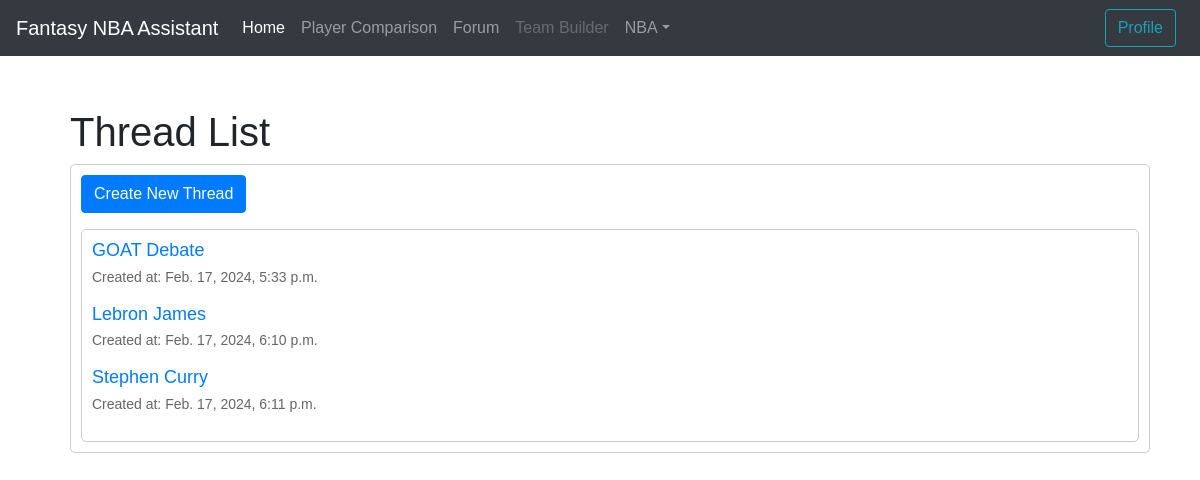
/forum, run on an earlier commit of the app's database.
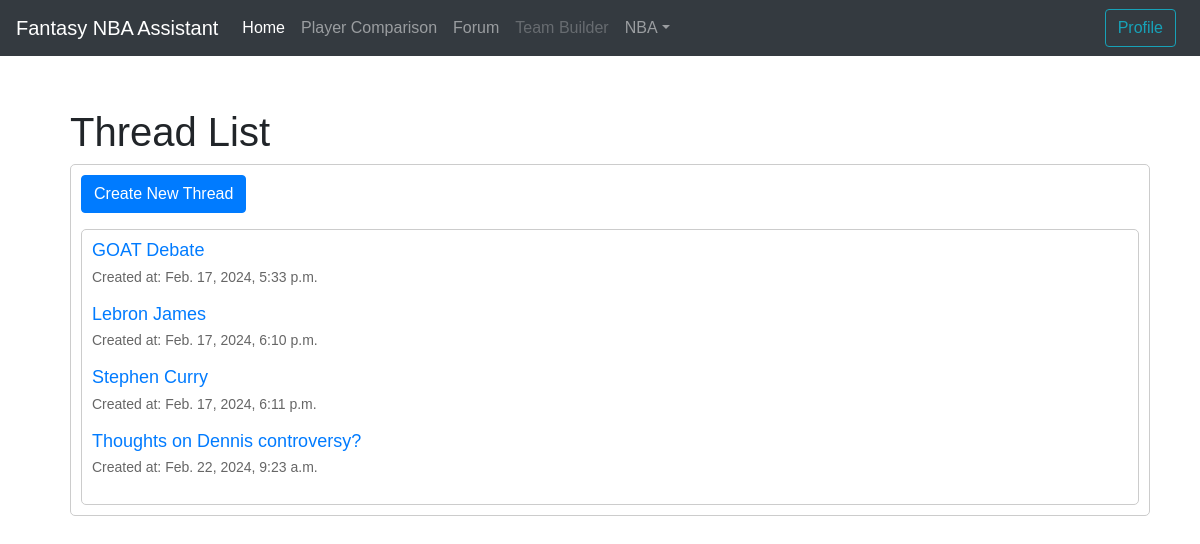
And on a later commit of the database.
### mysite/models.py (models this page shows)
class Thread(models.Model):
    title = models.CharField(max_length=200)
    created_at = models.DateTimeField(auto_now_add=True)
    def get_absolute_url(self):
        return reverse('thread_detail', kwargs={'pk': self.pk})

### mysite/views.py (the view)
# urls.py: path('forum', views.thread_list, name='thread_list'),
def thread_list(request):
    threads = Thread.objects.all()
    return render(request, 'mysite/thread_list.html', {'threads': threads})

### mysite/templates/mysite/thread_list.html (shortened to what this page needs)
{% extends 'mysite/base.html' %}
{% block content %}
  <div class="container">
    <h1>Thread List</h1>
    <div class="thread-list">
    <a href="{% url 'create_thread' %}" class="btn btn-primary mb-3">Create New Thread</a>
    <div class="thread-list">
      {% for thread in threads %}
        <div class="thread">
          <h2><a href="{{ thread.get_absolute_url }}">{{ thread.title }}</a></h2>
          <p>Created at: {{ thread.created_at }}</p>
        </div>
      {% endfor %}
    </div>
  </div>
{% endblock %}

What changed in the data, as far as the page shows it:
added Thread: title "Thoughts on Dennis controversy?", created_at "Feb. 22, 2024, 9:23 a.m."
